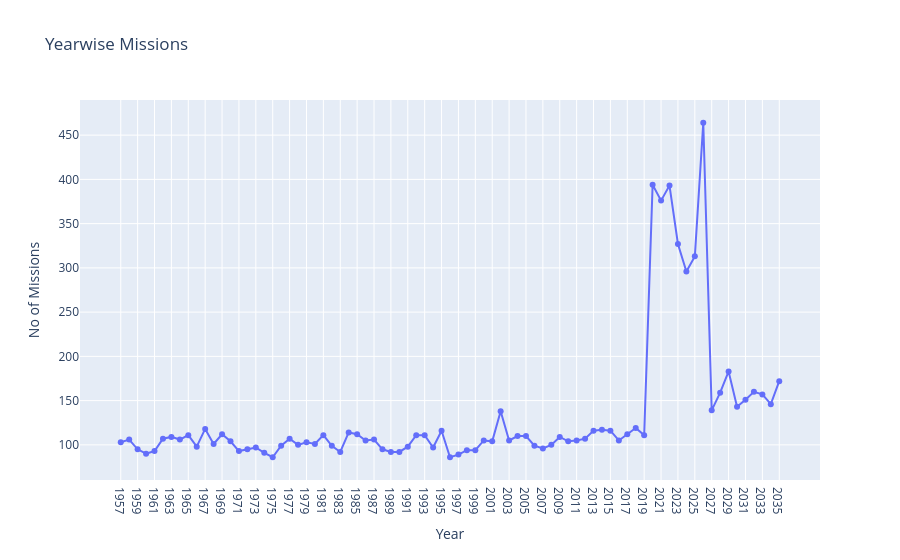

Notebook code cell kept with this figure:
### Code cell
import plotly.express as px

fig = px.line(
    x=Year,
    y=Year_val,
    markers=True,
    labels={
        "x": "Year",
        "y": "No of Missions"
    },
    title="Yearwise Missions"
)

fig.update_traces(
    hovertemplate=
    "Year: %{x}<br>" +
    "Missions: %{y}<extra></extra>"
)

fig.show()

### Figure 1 — Plotly figure (JSON) as saved in the notebook; plotly's stock layout.template omitted (floating-point values rounded to 4 significant figures)
{"data": [{"hovertemplate": "Year: %{x}<br>Missions: %{y}<extra></extra>", "legendgroup": "", "line": {"color": "#636efa", "dash": "solid"}, "marker": {"symbol": "circle"}, "mode": "lines+markers", "name": "", "orientation": "v", "showlegend": false, "type": "scatter", "x": ["1957", "1958", "1959", "1960", "1961", "1962", "1963", "1964", "1965", "1966", "1967", "1968", "1969", "1970", "1971", "1972", "1973", "1974", "1975", "1976", "1977", "1978", "1979", "1980", "1981", "1982", "1983", "1984", "1985", "1986", "1987", "1988", "1989", "1990", "1991", "1992", "1993", "1994", "1995", "1996", "1997", "1998", "1999", "2000", "2001", "2002", "2003", "2004", "2005", "2006", "2007", "2008", "2009", "2010", "2011", "2012", "2013", "2014", "2015", "2016", "2017", "2018", "2019", "2020", "2021", "2022", "2023", "2024", "2025", "2026", "2027", "2028", "2029", "2030", "2031", "2032", "2033", "2034", "2035"], "xaxis": "x", "y": [103, 106, 95, 90, 93, 107, 109, 106, 111, 98, 118, 101, 112, 104, 93, 95, 97, 91, 86, 99, 107, 100, 103, 101, 111, 99, 92, 114, 112, 105, 106, 95, 92, 92, 98, 111, 111, 97, 116, 86, 89, 94, 94, 105, 104, 138, 105, 110, 110, 99, 96, 100, 109, 104, 105, 107, 116, 117, 116, 105, 112, 119, 111, 394, 376, 393, 327, 296, 313, 464, 139, 159, 183, 143, 151, 160, 157, 146, 172], "yaxis": "y"}], "layout": {"legend": {"tracegroupgap": 0}, "title": {"text": "Yearwise Missions"}, "xaxis": {"anchor": "y", "domain": [0, 1], "title": {"text": "Year"}}, "yaxis": {"anchor": "x", "domain": [0, 1], "title": {"text": "No of Missions"}}}}
